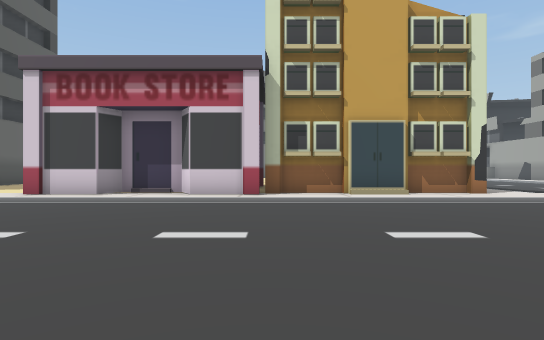
view 1 (above)

24 first-person views from a walk through a 3-D level made in the Unity game engine. The camera is 1.4 m above the floor, looks level and sees 80° across. The floor is counted in squares, 2 m on a side. Each view is taken from the middle of a square. On the plan, view 1 faces up. The plan holds only what a view shows up to about 10 squares ahead; the rest is blank. The place goes on beyond the plan.

view 2
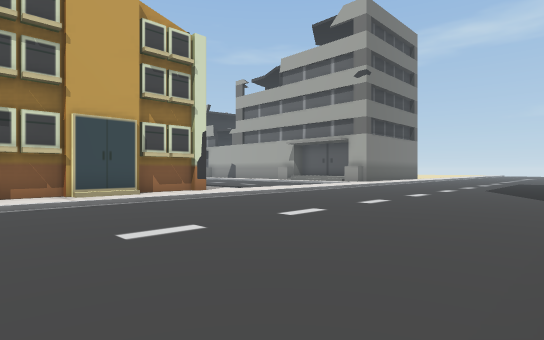

view 3
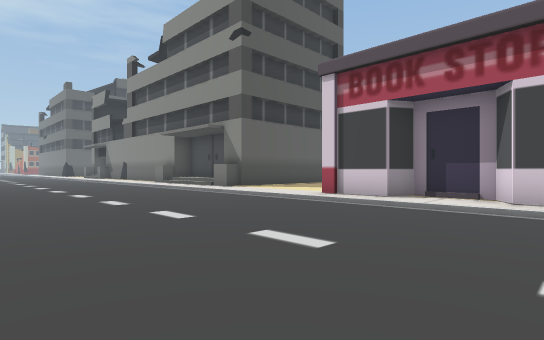

view 4
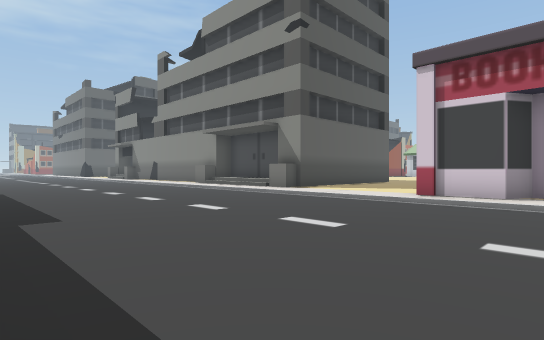

view 5
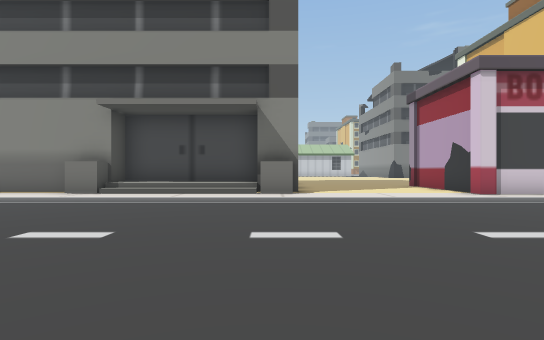

view 6
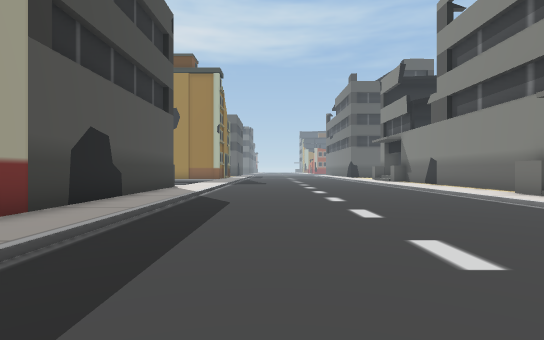

view 7
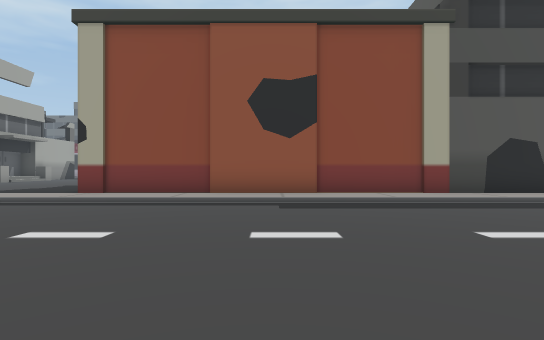

view 8
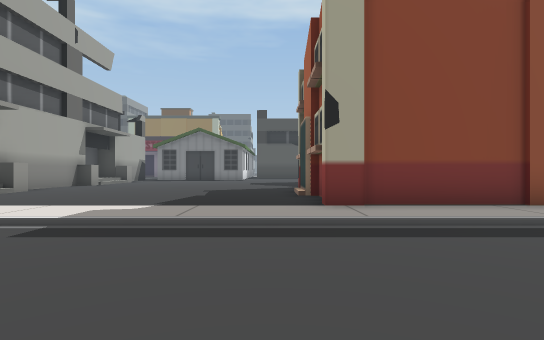

view 9
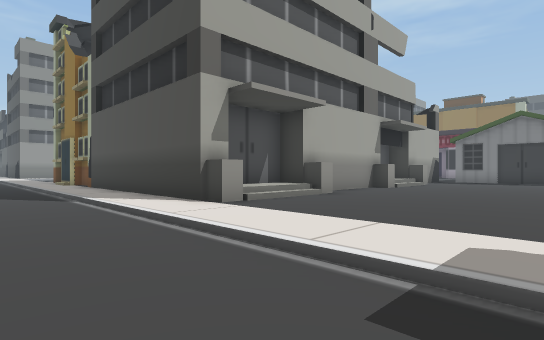

view 10
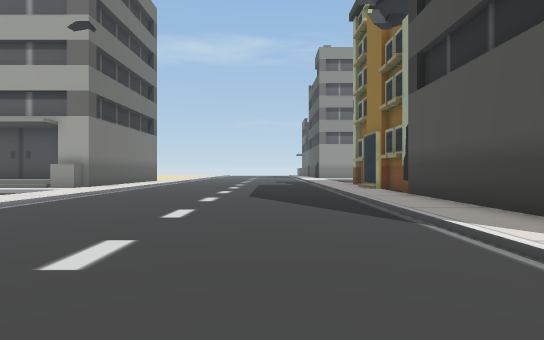

view 11
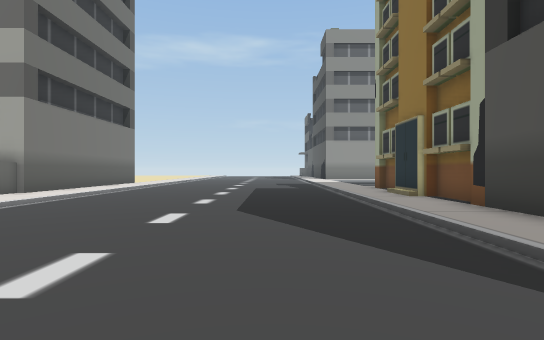

view 12
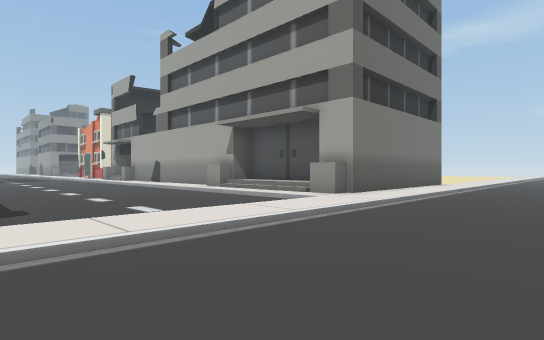

view 13
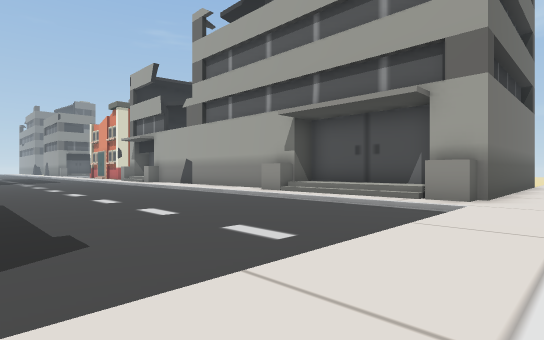

view 14
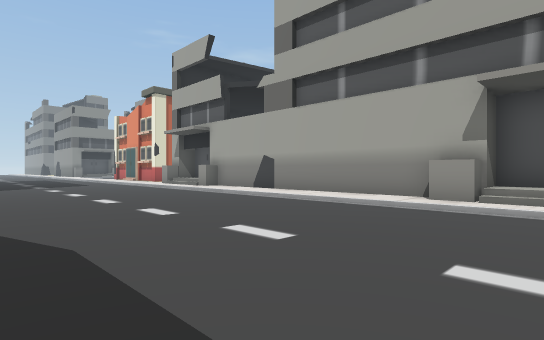

view 15
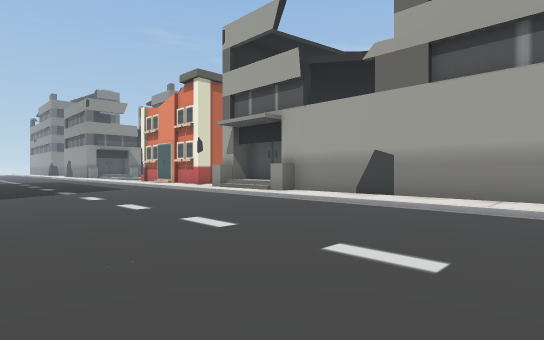

view 16
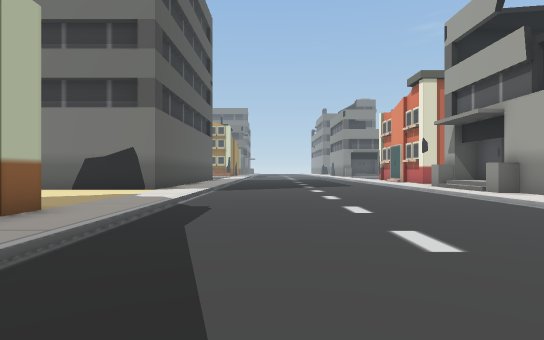

view 17
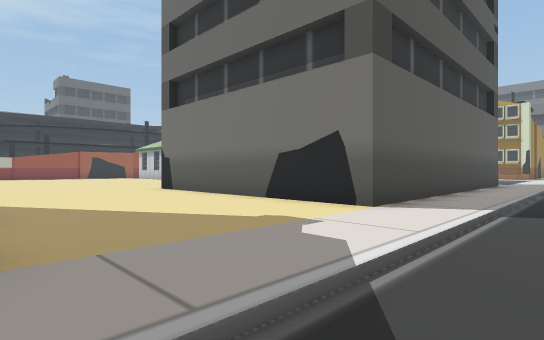

view 18
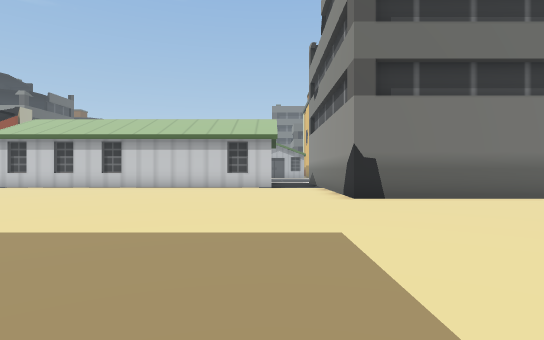

view 19
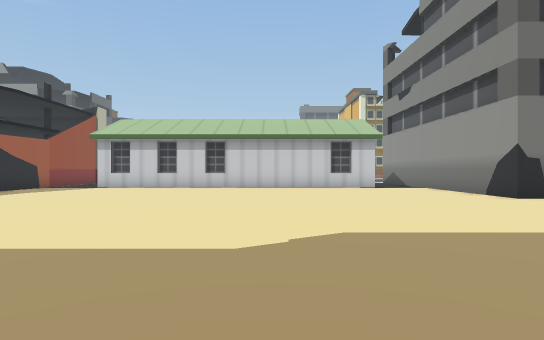

view 20
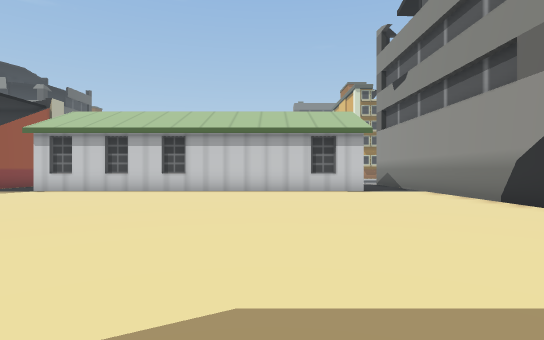

view 21
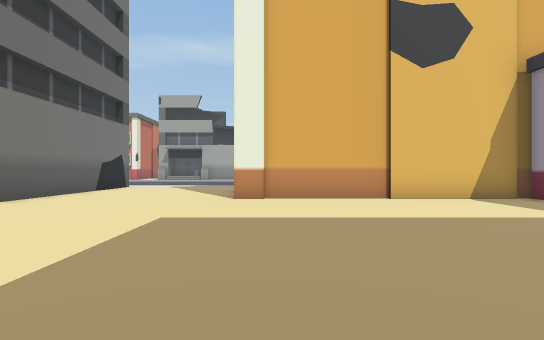

view 22
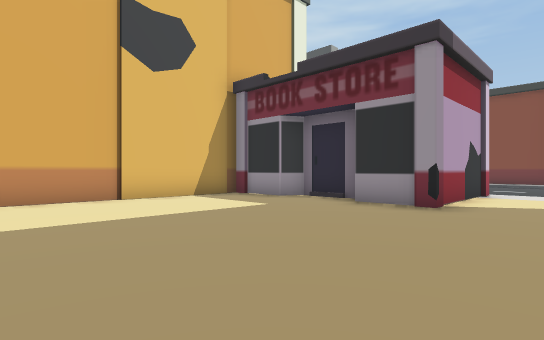

view 23
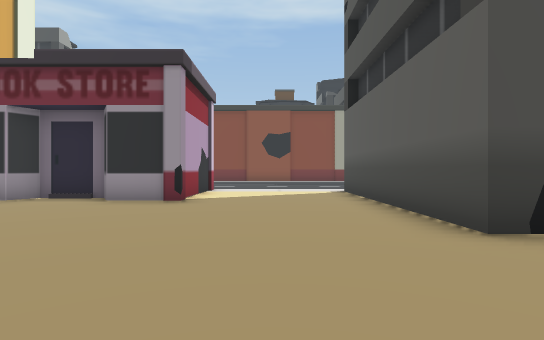

view 24
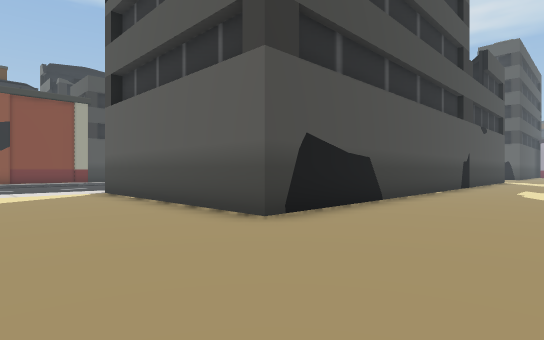

### Floor plan
Key: @ floor where view 1 was taken; # wall or solid block; . main floor; - floor 0.25 m lower than the main floor; : floor 0.5 m higher than the main floor; / step, stairs or slope.
Columns run from 18 left of view 1 to 17 right of it. Each row starts with its distance up from view 1.
 28     ............#      #./ --
 27     ............#      #./ ---
 26    .............#      #./ ----
 25    .............#      #./ -----
 24    .............########./------//
 23     ...................../------/##
 22      ..................../------/.#
 21       .................../------/.#
 20       .................../------/.#
 19       ..............  .../------/.#
 18 ..................#    #./------/.#
 17 ..................#     ./------/.#
 16 ..................#      /------/.#
 15 ########..........#       ------/.#
 14        #..........#       ------/###
 13        #..........#       ------//:#
 12        #..........#       ------//:#
 11        #....#######       ------//:#
 10   ######....#            /------//:#
  9 ###::::#....############./------/###
  8 ..//////....###.##..##..............
  7 ////////////////////////////////////
  6 ------------------------------------
  5 ------------------------------------
  4 ------------------------------------
  3 ------------------------------------
  2 ------------------------------------
  1 ------------------------------------
  0 //////////////////@/////////////////
 -1 .................................//.
 -2 ################.......#############
 -3                #......./:#
 -4                #......./:#
 -5                #.......###
 -6                 ........#
 -7                    .....#
 -8                    ....
 -9                    ...

Positions as (right, up) in squares from view 1, and headings:
1: (0, 0), facing up
2: (0, 0), facing up-right
3: (-1, 1), facing up-left
4: (-3, 0), facing up-left
5: (-11, 0), facing up
6: (-8, 2), facing left
7: (-8, 7), facing down
8: (-2, 4), facing down
9: (0, 2), facing down-right
10: (4, 2), facing right
11: (7, 2), facing right
12: (8, 4), facing up-right
13: (8, 7), facing up-right
14: (8, 12), facing up-right
15: (8, 16), facing up-right
16: (9, 14), facing up
17: (8, 19), facing up-left
18: (-4, 16), facing up
19: (-8, 16), facing up
20: (-7, 18), facing up
21: (-8, 18), facing right
22: (-8, 18), facing down-right
23: (-8, 19), facing down
24: (-7, 19), facing down-left
